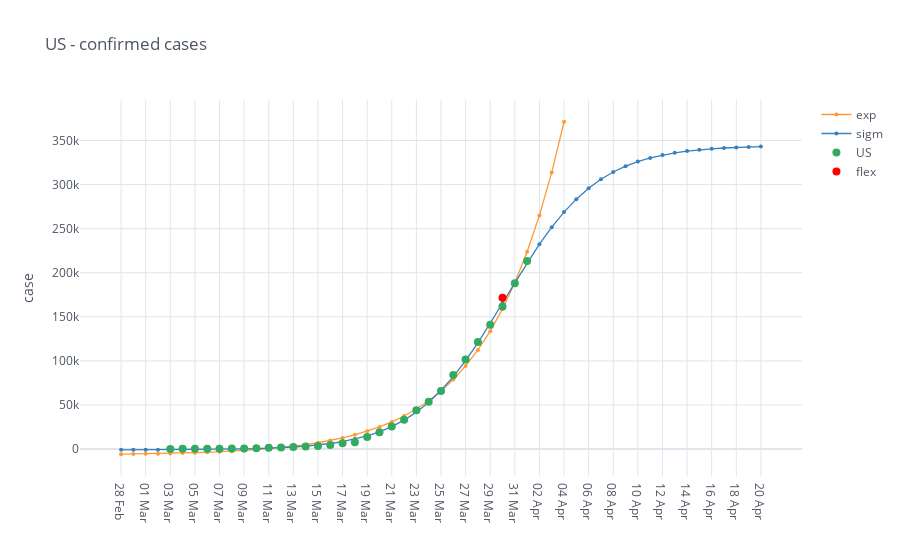

The cell this chart's notebook holds for it:
### Code cell
confirmed_cases = io.world_load_cases(io.get_filename_confirmed_cases(), [country])
condition = confirmed_cases[country] >= 100
confirmed_cases = confirmed_cases[condition]
# confirmed_cases
fig_analysis = mp.iplot_analysis_plot(confirmed_cases, title=country + ' - confirmed cases', log_fitting=False)
fig_analysis.show()

### Figure 1 — Plotly figure (JSON) as saved in the notebook; plotly's stock layout.template omitted (floating-point values rounded to 4 significant figures)
{"data": [{"line": {"color": "rgba(255, 153, 51, 1.0)", "dash": "solid", "shape": "linear", "width": 1.3}, "marker": {"size": 4, "symbol": "circle"}, "mode": "lines+markers", "name": "exp", "text": "", "type": "scatter", "x": ["28 Feb", "29 Feb", "01 Mar", "02 Mar", "03 Mar", "04 Mar", "05 Mar", "06 Mar", "07 Mar", "08 Mar", "09 Mar", "10 Mar", "11 Mar", "12 Mar", "13 Mar", "14 Mar", "15 Mar", "16 Mar", "17 Mar", "18 Mar", "19 Mar", "20 Mar", "21 Mar", "22 Mar", "23 Mar", "24 Mar", "25 Mar", "26 Mar", "27 Mar", "28 Mar", "29 Mar", "30 Mar", "31 Mar", "01 Apr", "02 Apr", "03 Apr", "04 Apr", "05 Apr", "06 Apr", "07 Apr", "08 Apr", "09 Apr", "10 Apr", "11 Apr", "12 Apr", "13 Apr", "14 Apr", "15 Apr", "16 Apr", "17 Apr", "18 Apr", "19 Apr", "20 Apr"], "y": [-5902.0, -5723.0, -5511.0, -5262.0, -4968.0, -4621.0, -4212.0, -3730.0, -3161.0, -2490.0, -1700.0, -767.1, 332.4, 1629.0, 3158.0, 4961.0, 7087.0, 9594.0, 12550.0, 16040.0, 20150.0, 25000.0, 30710.0, 37450.0, 45400.0, 54780.0, 65830.0, 78860.0, 94230.0, 112400.0, 133700.0, 158900.0, 188700.0, 223700.0, 265000.0, 313800.0, 371200.0, "", "", "", "", "", "", "", "", "", "", "", "", "", "", "", ""]}, {"line": {"color": "rgba(55, 128, 191, 1.0)", "dash": "solid", "shape": "linear", "width": 1.3}, "marker": {"size": 4, "symbol": "circle"}, "mode": "lines+markers", "name": "sigm", "text": "", "type": "scatter", "x": ["28 Feb", "29 Feb", "01 Mar", "02 Mar", "03 Mar", "04 Mar", "05 Mar", "06 Mar", "07 Mar", "08 Mar", "09 Mar", "10 Mar", "11 Mar", "12 Mar", "13 Mar", "14 Mar", "15 Mar", "16 Mar", "17 Mar", "18 Mar", "19 Mar", "20 Mar", "21 Mar", "22 Mar", "23 Mar", "24 Mar", "25 Mar", "26 Mar", "27 Mar", "28 Mar", "29 Mar", "30 Mar", "31 Mar", "01 Apr", "02 Apr", "03 Apr", "04 Apr", "05 Apr", "06 Apr", "07 Apr", "08 Apr", "09 Apr", "10 Apr", "11 Apr", "12 Apr", "13 Apr", "14 Apr", "15 Apr", "16 Apr", "17 Apr", "18 Apr", "19 Apr", "20 Apr"], "y": [-960.1, -936.4, -905.3, -864.6, -811.4, -741.9, -650.9, -531.9, -376.4, -173.0, 92.67, 439.7, 892.8, 1484.0, 2254.0, 3257.0, 4560.0, 6250.0, 8437.0, 11260.0, 14870.0, 19490.0, 25340.0, 32680.0, 41790.0, 52940.0, 66350.0, 82130.0, 100300.0, 120500.0, 142400.0, 165400.0, 188500.0, 211100.0, 232400.0, 251700.0, 268800.0, 283500.0, 295800.0, 306000.0, 314300.0, 320900.0, 326100.0, 330300.0, 333500.0, 336000.0, 338000.0, 339500.0, 340600.0, 341500.0, 342200.0, 342700.0, 343100.0]}, {"line": {"color": "rgba(50, 171, 96, 1.0)", "dash": "solid", "shape": "linear", "width": 1.3}, "marker": {"size": 8, "symbol": "circle"}, "mode": "markers", "name": "US", "text": "", "type": "scatter", "x": ["28 Feb", "29 Feb", "01 Mar", "02 Mar", "03 Mar", "04 Mar", "05 Mar", "06 Mar", "07 Mar", "08 Mar", "09 Mar", "10 Mar", "11 Mar", "12 Mar", "13 Mar", "14 Mar", "15 Mar", "16 Mar", "17 Mar", "18 Mar", "19 Mar", "20 Mar", "21 Mar", "22 Mar", "23 Mar", "24 Mar", "25 Mar", "26 Mar", "27 Mar", "28 Mar", "29 Mar", "30 Mar", "31 Mar", "01 Apr", "02 Apr", "03 Apr", "04 Apr", "05 Apr", "06 Apr", "07 Apr", "08 Apr", "09 Apr", "10 Apr", "11 Apr", "12 Apr", "13 Apr", "14 Apr", "15 Apr", "16 Apr", "17 Apr", "18 Apr", "19 Apr", "20 Apr"], "y": ["", "", "", "", 118.0, 149.0, 217.0, 262.0, 402.0, 518.0, 583.0, 959.0, 1281.0, 1663.0, 2179.0, 2727.0, 3499.0, 4632.0, 6421.0, 7783.0, 13680.0, 19100.0, 25490.0, 33280.0, 43850.0, 53740.0, 65780.0, 83840.0, 101700.0, 121500.0, 140900.0, 161800.0, 188200.0, 213400.0, "", "", "", "", "", "", "", "", "", "", "", "", "", "", "", "", "", "", ""]}, {"marker": {"color": "rgba(255, 0, 0, 125)", "size": 8}, "mode": "markers", "name": "flex", "type": "scatter", "x": ["30 Mar"], "y": [171700.0]}], "layout": {"legend": {"bgcolor": "#FFFFFF", "font": {"color": "#4D5663"}}, "paper_bgcolor": "#FFFFFF", "plot_bgcolor": "#FFFFFF", "title": {"font": {"color": "#4D5663"}, "text": "US - confirmed cases"}, "xaxis": {"gridcolor": "#E1E5ED", "showgrid": true, "tickfont": {"color": "#4D5663"}, "title": {"font": {"color": "#4D5663"}, "text": ""}, "zerolinecolor": "#E1E5ED"}, "yaxis": {"gridcolor": "#E1E5ED", "showgrid": true, "tickfont": {"color": "#4D5663"}, "title": {"font": {"color": "#4D5663"}, "text": "case"}, "zerolinecolor": "#E1E5ED"}}}
